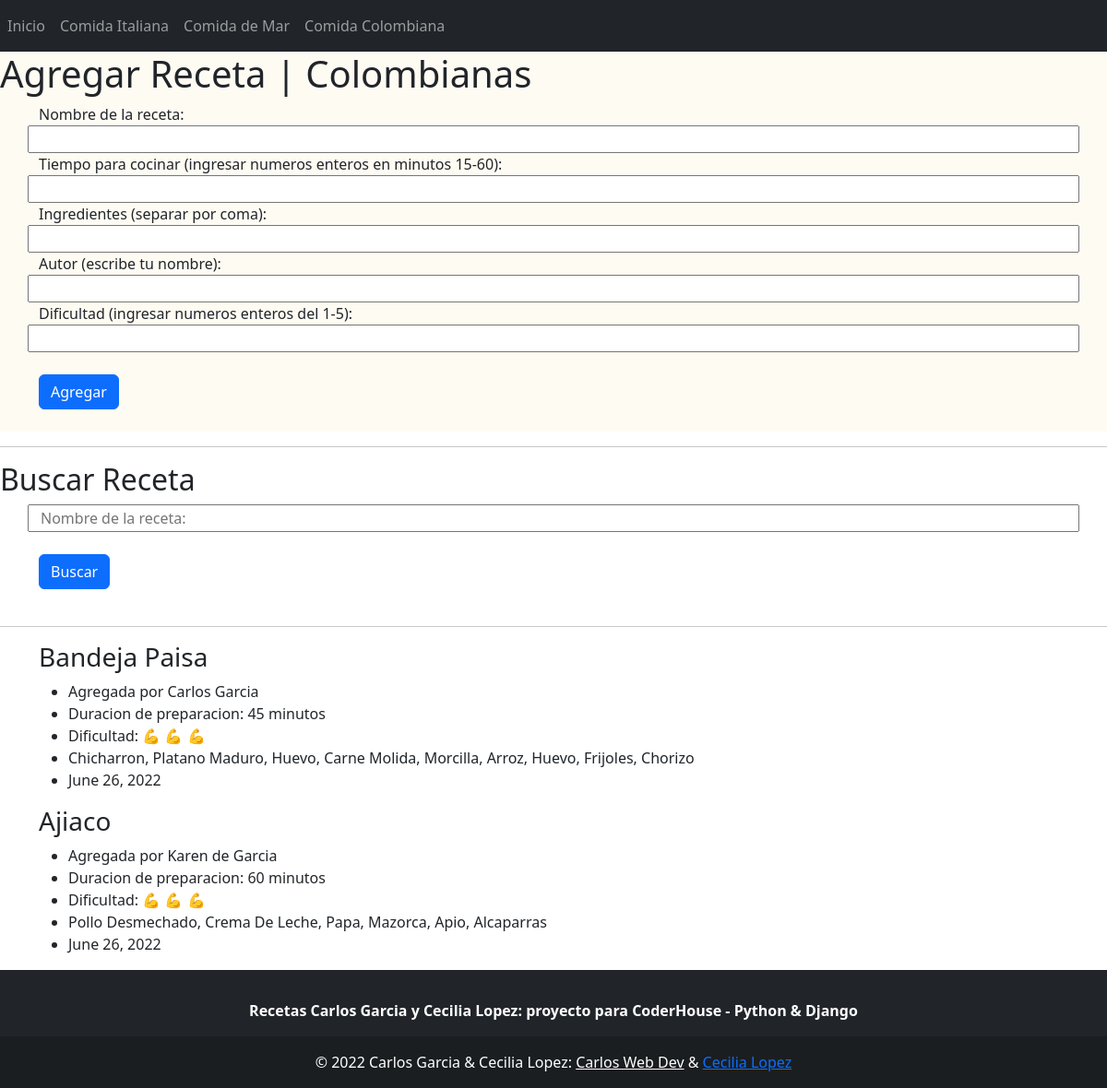
/recetas-colombiana/, run on the app's committed database.
### my_app/models.py (models this page shows, shortened)
class RecetasColombianas(models.Model):
    nombre_plato = models.CharField(max_length=30, unique=True, null=False)
    tiempo_cocina = models.IntegerField(unique=False, null=False, validators=[MinValueValidator(15), MaxValueValidator(60)])
    ingredientes = models.CharField(max_length=100 ,unique=False, null=False)
    autor = models.CharField(max_length=30, unique=False, null=False)
    dificultad = models.IntegerField(unique=False, null=False, validators=[MinValueValidator(1), MaxValueValidator(5)])
    fecha_agregada = models.DateField(unique=False, null=False)

### my_app/views.py (the view)
# urls.py: path('recetas-colombiana/', views.colombiana, name='colombiana'),
def colombiana(request):
    recetas_colombianas = models.RecetasColombianas.objects.all()
    if request.method == 'POST':
        if request.POST.get('nombre_receta'):
            busqueda = request.POST['nombre_receta']
            forms = RecetaColombianaForm()
            recetas = models.RecetasColombianas.objects.filter(nombre_plato__contains=busqueda)
            resultados = len(recetas)
            return render(request, f'{path_template}{templates_my_app[3]}', context={'forms': forms, 'busqueda': recetas, 'resultado': resultados, 'receta_buscata': busqueda, 'colombianas': recetas_colombianas})
        else:
            forms = RecetaColombianaForm(request.POST)
            if forms.is_valid():
                forms.save()
                return redirect(reverse('my_app:home'))
    else:
        forms = RecetaColombianaForm()
    return render(request, f'{path_template}{templates_my_app[3]}', context={'forms':forms, 'colombianas': recetas_colombianas})

### my_app/forms.py
class RecetaColombianaForm(ModelForm):
    fecha_agregada = forms.DateField(widget=forms.HiddenInput(), initial=today, label='')
    class Meta:
        model = RecetasColombianas
        fields = '__all__'
        labels = {
            'nombre_plato': 'Nombre de la receta',
            'tiempo_cocina': 'Tiempo para cocinar (ingresar numeros enteros en minutos 15-60)',
            'ingredientes': 'Ingredientes (separar por coma)',
            'autor': 'Autor (escribe tu nombre)',
            'dificultad': 'Dificultad (ingresar numeros enteros del 1-5)',
            'fecha_agregada': None,
        }

### my_app/templates/my_app/colombiana.html (shortened to what this page needs)
{% extends 'my_app/base.html' %}
{% block content %}
<div class="forms">
    <h1>Agregar Receta | Colombianas</h1>
    <div class="container">
        <form action="" method="POST">
            {% for form in forms %}
        <div class="form-group row">
            {{ form.label_tag }} {{form}}
        </div>
        {% endfor %}
        <br>
        <input class='btn btn-primary'type="submit" value="Agregar">
    </form>
    <br>
</div>
</div>
<hr>
<h2>Buscar Receta</h2>
<div class="container">
    <form action="" method="POST">
        <div class="form-group row">
            <input type="text" placeholder="Nombre de la receta: " name="nombre_receta">
        </div>
        <br>
            <input class="btn btn-primary" type="submit" value="Buscar">
    </form>
</div>
<br>
{% if resultado > 0 %}
<h3> Has buscado {{receta_buscada}}</h3>
    {% for resultado in busqueda %}
    <div class="container">
        <h3>{{resultado.nombre_plato}}</h3>
        <ul>
                <li>Agregada por {{resultado.autor}}</li>
                <li>Duracion de preparacion: {{ resultado.tiempo_cocina }} minutos</li>
            <li>Dificultad: {% if resultado.dificultad == 1 %}
                💪
                {% elif resultado.dificultad == 2 %}
                💪 💪
                {% elif resultado.dificultad == 3 %}
                💪 💪 💪
                {% elif resultado.dificultad == 4 %}
                💪 💪 💪 💪
                {% elif resultado.dificultad == 5 %}
                💪 💪 💪 💪 💪
                {% endif %}
            </li>
            <li>{{resultado.ingredientes|title}}</li>
            <li>{{resultado.fecha_agregada}}</li></div> <br>
    {% endfor %}
{% elif resultado == 0 %}
<div class="container">
<h3> Has buscado {{receta_buscada}}</h3>
<p> No existen recetas por {{receta_buscada}}</p>
</div>
{% else %}
<hr>
<div class="container">
{% for receta in colombianas %}
<h3>{{receta.nombre_plato}}</h3>
<ul>
    <li>Agregada por {{receta.autor}}</li>
    <li>Duracion de preparacion: {{ receta.tiempo_cocina }} minutos</li>
    <li>Dificultad: {% if receta.dificultad == 1 %}
        💪
        {% elif receta.dificultad == 2 %}
        💪 💪
        {% elif receta.dificultad == 3 %}
        💪 💪 💪
        {% elif receta.dificultad == 4 %}
        💪 💪 💪 💪
        {% elif receta.dificultad == 5 %}
        💪 💪 💪 💪 💪
        {% endif %}
    </li>
    <li>{{receta.ingredientes|title}}</li>
    <li>{{receta.fecha_agregada}}</li>
</ul>
{% endfor %}
</div>
{% endif %}
{% endblock %}

### my_app/static/my_app/styles.css (style rules this page uses)
.forms, .home { background-color: #FEFBF3; }

### data on the page
RecetasColombianas: nombre_plato "Bandeja Paisa", autor "Carlos Garcia", tiempo_cocina "45", ingredientes "Chicharron, Platano Maduro, Huevo, Carne Molida, Morcilla, Arroz, Huevo, Frijoles, Chorizo", fecha_agregada "June 26, 2022"
RecetasColombianas: nombre_plato "Ajiaco", autor "Karen de Garcia", tiempo_cocina "60", ingredientes "Pollo Desmechado, Crema De Leche, Papa, Mazorca, Apio, Alcaparras", fecha_agregada "June 26, 2022"
